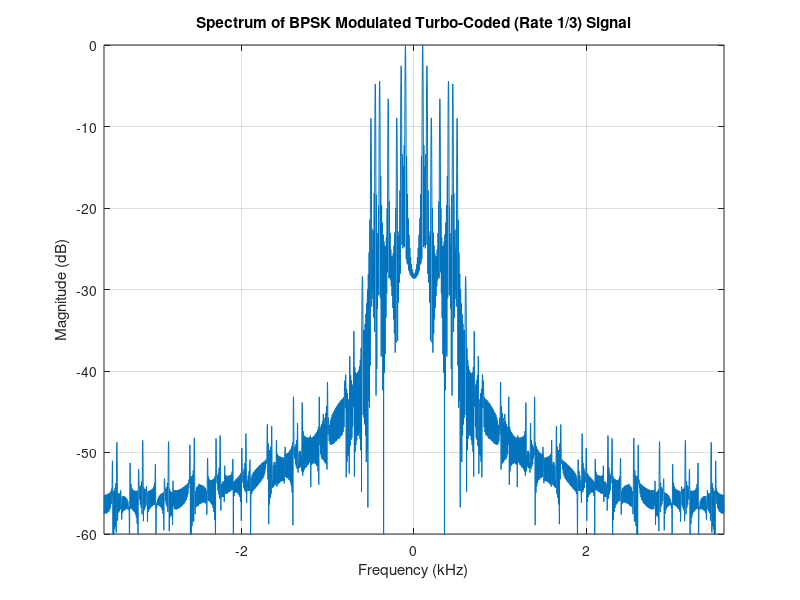

Source code (MATLAB):
clc;
clear all;
close all;

%% ----------------------------
% Custom Upsample Function
%% ----------------------------
function y = upsample_custom(x, sps)
    y = zeros(1, length(x)*sps);
    y(1:sps:end) = x;
end

%% ----------------------------
% RSC Encoder Function
%% ----------------------------
function [sys, parity, m1, m2] = rsc_encode(data_in, m1, m2)
    sys = data_in;
    parity = bitxor(data_in, m1);
    new_m2 = m1;
    new_m1 = bitxor(bitxor(data_in, m1), m2);
    m1 = new_m1;
    m2 = new_m2;
end

%% ----------------------------
% Custom Root Raised Cosine (RRC) filter generator
%% ----------------------------
function h = rrc_filter(beta, span, sps)
    N = span * sps;
    t = (-N/2:N/2) / sps;
    h = zeros(size(t));
    for i = 1:length(t)
        if t(i) == 0
            h(i) = 1 - beta + (4*beta/pi);
        elseif abs(t(i)) == 1/(4*beta)
            h(i) = (beta/sqrt(2))*((1+2/pi)*sin(pi/(4*beta)) + (1-2/pi)*cos(pi/(4*beta)));
        else
            h(i) = (sin(pi*t(i)*(1-beta)) + 4*beta*t(i)*cos(pi*t(i)*(1+beta))) / ...
                   (pi*t(i)*(1-(4*beta*t(i))^2));
        end
    end
    h = h / sqrt(sum(h.^2)); % normalize energy
end

%% ----------------------------
% Input Data (alt1010 pattern)
%% ----------------------------
data_in = repmat([1 0 1 0], 1, 8); % 32-bit repeated pattern
positions = [0 4 1 5 2 6 3 7] + 1; % Interleaver positions

%% ----------------------------
% Turbo Encoding (Rate 1/3)
%% ----------------------------
m1_1 = 0; m2_1 = 0; % Encoder 1 memory
m1_2 = 0; m2_2 = 0; % Encoder 2 memory
encoded_sys = [];
encoded_p1 = [];
encoded_p2 = [];

nBlocks = length(data_in)/8;
for blk = 1:nBlocks
    idx_start = (blk-1)*8 + 1;
    idx_end   = blk*8;
    block_bits = data_in(idx_start:idx_end);

    % Interleaved block
    intr_bits = block_bits(positions);

    for i = 1:8
        [sys1, p1, m1_1, m2_1] = rsc_encode(block_bits(i), m1_1, m2_1);
        [~, p2, m1_2, m2_2] = rsc_encode(intr_bits(i), m1_2, m2_2);
        encoded_sys(end+1) = sys1;
        encoded_p1(end+1)  = p1;
        encoded_p2(end+1)  = p2;
    end
end

%% ----------------------------
% Combine Encoded Bits (Rate 1/3)
%% ----------------------------
encoded_bits = reshape([encoded_sys; encoded_p1; encoded_p2], 1, []);

%% ----------------------------
% BPSK Modulation
%% ----------------------------
bpsk_symbols = 2*encoded_bits - 1; % 0→-1, 1→+1

%% ----------------------------
% RRC Filtering
%% ----------------------------
beta = 0.35; span = 6; sps = 8;
rrcFilter = rrc_filter(beta, span, sps);
tx_shaped = conv(upsample_custom(bpsk_symbols, sps), rrcFilter, 'same');

%% ----------------------------
% Spectrum Visualization
%% ----------------------------
fs = 7200; % bit rate after coding
Nfft = 8192;
spec = abs(fftshift(fft(tx_shaped, Nfft)));
spec = spec / max(spec);
freq = linspace(-fs/2, fs/2, Nfft);

figure;
plot(freq/1e3, 20*log10(spec));
grid on;
xlabel('Frequency (kHz)');
ylabel('Magnitude (dB)');
title('Spectrum of BPSK Modulated Turbo-Coded (Rate 1/3) Signal');
axis([-fs/2/1e3 fs/2/1e3 -60 0]);
